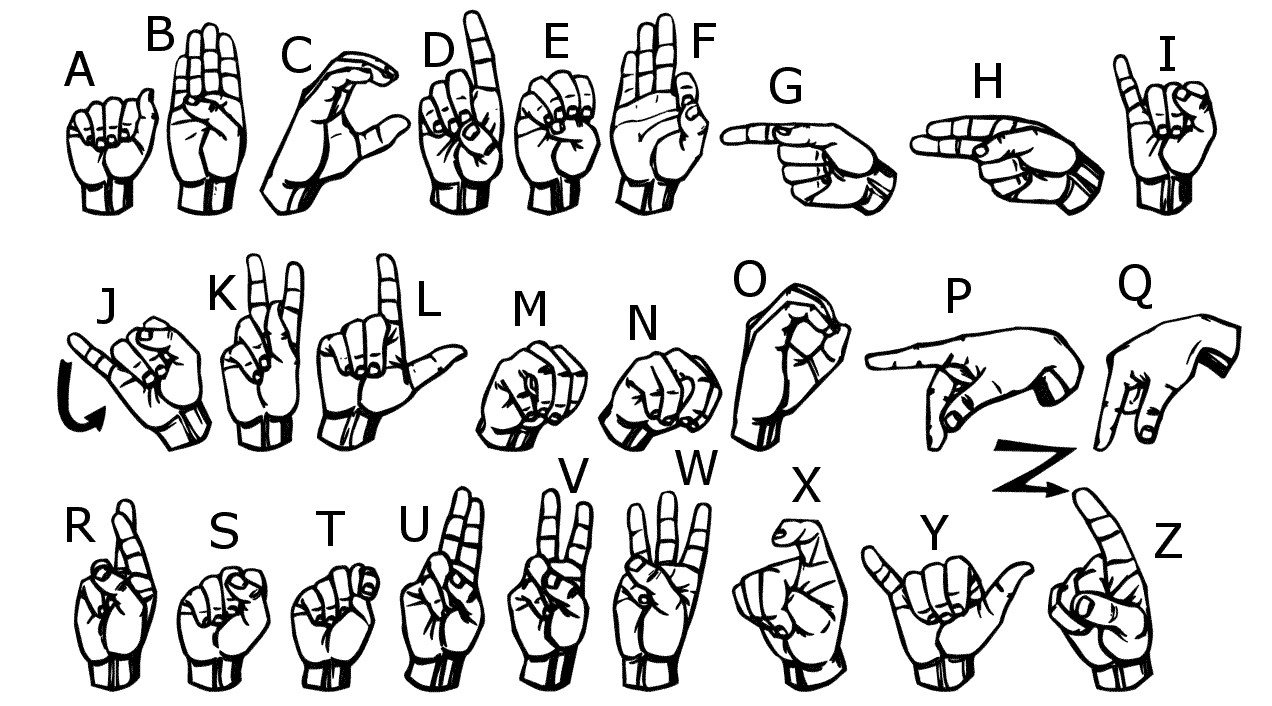
#> input picture HandSign_Backend/images/signs.jpg, 1272 x 706 px
$ python -i imagePreProcess.py   (imports and definitions only)
#> lines starting #> are read from the running program, lines starting #| are printed output that depends on the picture; after the words box and inside, x2 and y2 are one past the last pixel; in counts of white or black regions, pixels touching at a corner belong together
#> further down, picture is the input picture: shape (706, 1272, 3); min 0, max 255, mean 217.9
from flask import Flask, request, jsonify
import cv2
import numpy as np
import base64

# [1 line not run here, left out]

def decode_base64_image(base64_string):
    # Decode base64 string to image
    img_data = base64.b64decode(base64_string)
    nparr = np.frombuffer(img_data, np.uint8)
    img = cv2.imdecode(nparr, cv2.IMREAD_COLOR)
    return img

def preprocess_image(image):
    gray = cv2.cvtColor(image, cv2.COLOR_BGR2GRAY)
    blur = cv2.GaussianBlur(gray, (5, 5), 2)
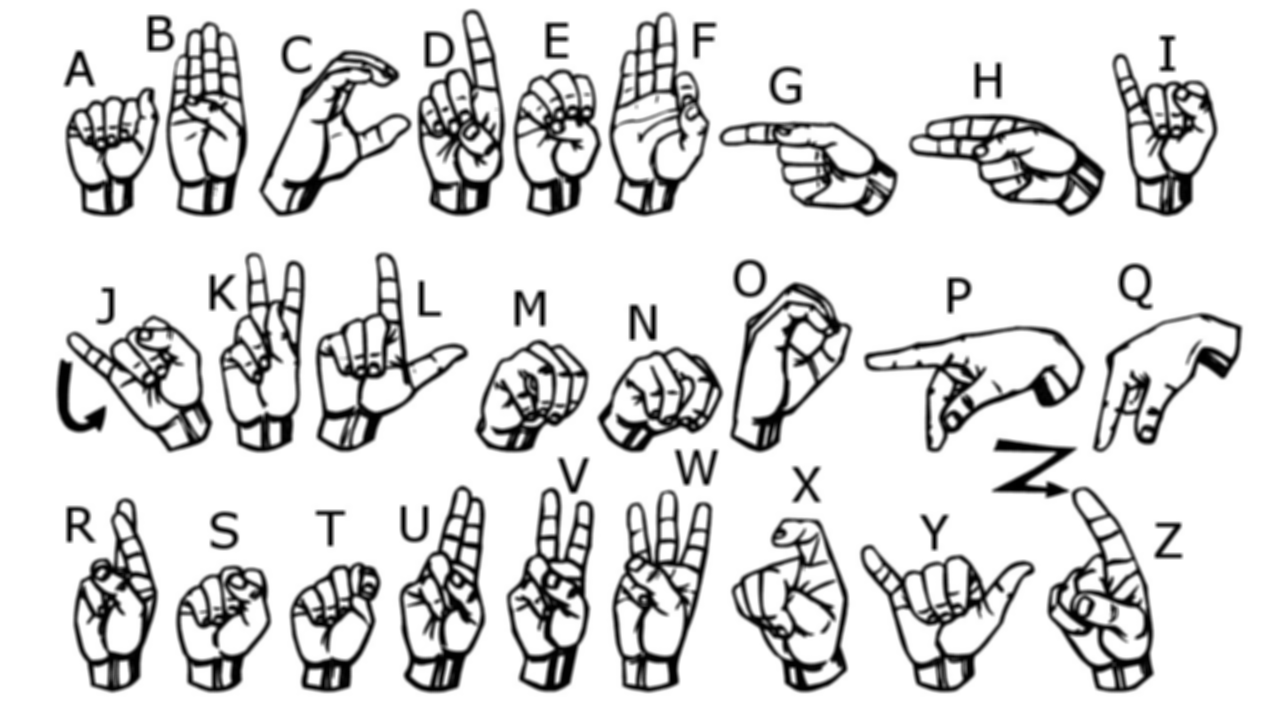
#> blur: shape (706, 1272); min 0, max 255, mean 217.9
    th3 = cv2.adaptiveThreshold(blur, 255, cv2.ADAPTIVE_THRESH_GAUSSIAN_C, cv2.THRESH_BINARY_INV, 11, 2)
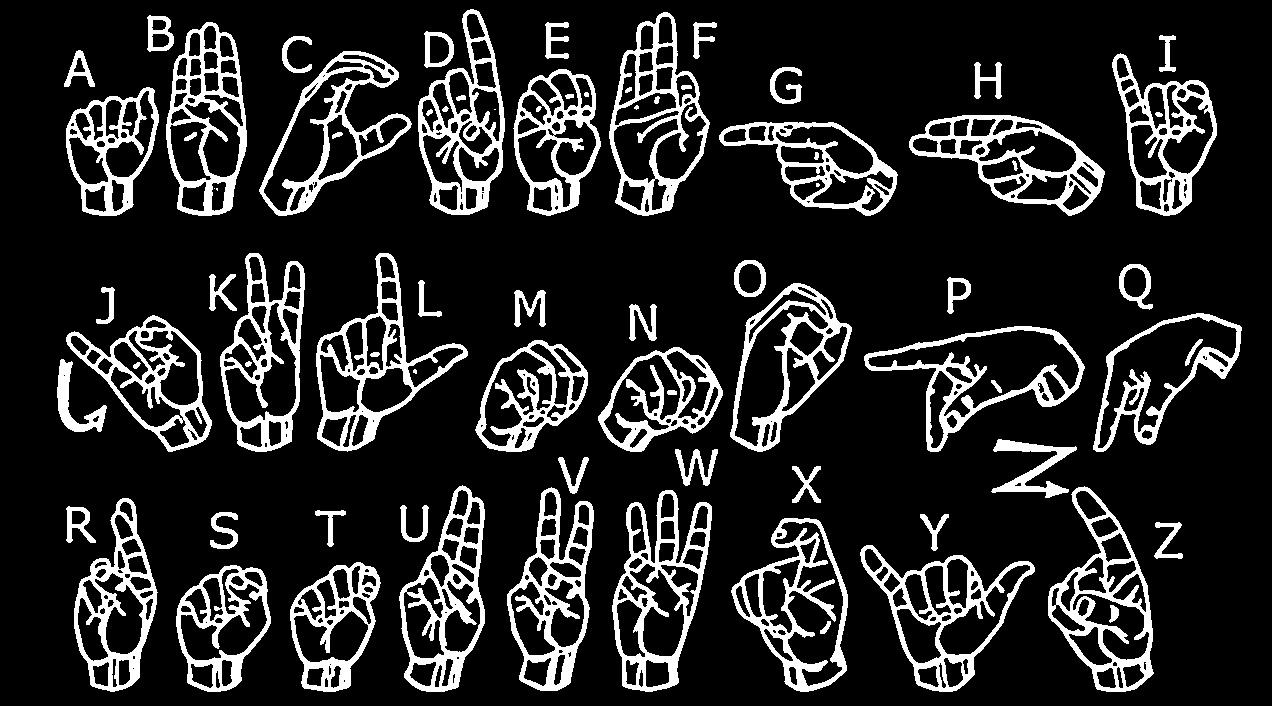
#> th3: shape (706, 1272); 15.3% white; 82 white regions (6 under 20 px), largest, box (x1, y1, x2, y2) and area: (612, 490, 712, 692) 5837, (507, 487, 594, 691) 5495, (1048, 486, 1154, 692) 5469
    ret, res = cv2.threshold(th3, 70, 255, cv2.THRESH_BINARY_INV + cv2.THRESH_OTSU)
#> ret = 0
    resized_image = cv2.resize(res, (128, 128))
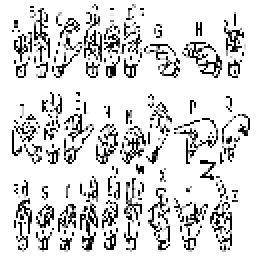
#> resized_image: shape (128, 128) (shown 2 times larger); min 0, max 255, mean 215.9
    return resized_image

# [26 lines that did not run here, left out]

# [2 lines not run here, left out]

>>> import cv2
>>> picture = cv2.imread('images/signs.jpg')
>>> result = preprocess_image(picture)
